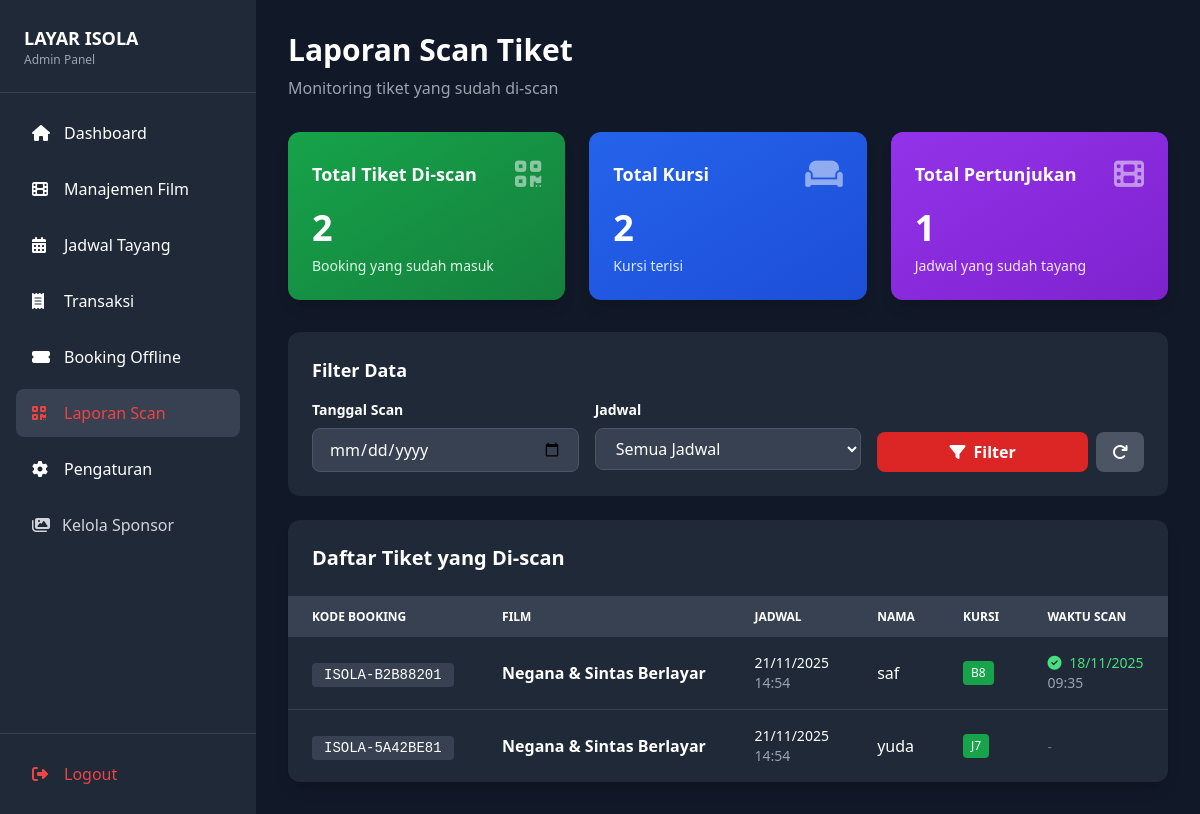
Screenshot of /admin/scan-reports.php (signed in) with the database file from the repository.
### tables this page shows
CREATE TABLE `settings` (
  `id` int(11) NOT NULL,
  `setting_key` varchar(100) NOT NULL,
  `setting_value` text DEFAULT NULL,
  `setting_type` varchar(50) DEFAULT 'text' COMMENT 'text, number, boolean, json',
  `description` text DEFAULT NULL,
  `updated_at` timestamp NULL DEFAULT current_timestamp() ON UPDATE current_timestamp()
);

CREATE TABLE `bookings` (
  `id` int(11) NOT NULL,
  `booking_code` varchar(20) NOT NULL,
  `schedule_id` int(11) NOT NULL,
  `customer_name` varchar(100) NOT NULL,
  `customer_email` varchar(100) DEFAULT NULL,
  `customer_phone` varchar(20) DEFAULT NULL,
  `seats` text NOT NULL COMMENT 'JSON array seat labels',
  `total_seats` int(11) NOT NULL,
  `total_price` decimal(10,2) NOT NULL,
  `booking_status` enum('pending','confirmed','cancelled','expired','used') DEFAULT 'pending',
  `payment_status` enum('unpaid','paid','failed','refunded') DEFAULT 'unpaid',
  `booking_date` timestamp NULL DEFAULT current_timestamp(),
  `expired_at` timestamp NULL DEFAULT NULL COMMENT 'Waktu booking akan expired jika belum bayar',
  `email_sent` tinyint(1) DEFAULT 0,
  `email_sent_at` timestamp NULL DEFAULT NULL,
  `used_at` timestamp NULL DEFAULT NULL
);

CREATE TABLE `schedules` (
  `id` int(11) NOT NULL,
  `film_id` int(11) NOT NULL,
  `show_date` date NOT NULL,
  `show_time` time NOT NULL,
  `price` decimal(10,2) NOT NULL,
  `promo_price` decimal(10,2) DEFAULT NULL,
  `is_promo` tinyint(1) DEFAULT 0,
  `promo_start_date` date DEFAULT NULL,
  `promo_end_date` date DEFAULT NULL,
  `available_seats` int(11) DEFAULT 50 COMMENT 'Jumlah kursi tersedia',
  `total_seats` int(11) DEFAULT 50 COMMENT 'Total kursi di studio',
  `status` enum('active','inactive','full') DEFAULT 'active',
  `created_at` timestamp NULL DEFAULT current_timestamp()
);

### includes/functions.php (called while the page is built, shortened)
<?php
function getSetting($key, $default = '') {
    global $conn;
    $stmt = $conn->prepare("SELECT setting_value FROM settings WHERE setting_key = ?");
    $stmt->bind_param("s", $key);
    $stmt->execute();
    $result = $stmt->get_result();
    if ($row = $result->fetch_assoc()) {
        return $row['setting_value'];
    }
    return $default;
}
function formatTime($time) {
    return date('H:i', strtotime($time));
}
?>

### admin/scan-reports.php (the view, shortened to what this page needs)
<?php
require_once '../includes/config.php';
$filterDate = isset($_GET['date']) ? $_GET['date'] : '';
$whereConditions = ["b.booking_status = 'used'"];
$params = [];
$types = '';
$whereClause = implode(' AND ', $whereConditions);
$statsQuery = "SELECT
    COUNT(*) as total_scanned,
    COUNT(DISTINCT b.schedule_id) as total_shows,
    SUM(b.total_seats) as total_seats_scanned,
    DATE(b.used_at) as scan_date
FROM bookings b
WHERE $whereClause";
if (!empty($params)) {
    $stmt = $conn->prepare($statsQuery);
    if (!empty($types)) {
        $stmt->bind_param($types, ...$params);
    }
    $stmt->execute();
    $statsResult = $stmt->get_result();
} else {
    $statsResult = $conn->query($statsQuery);
}
$stats = $statsResult->fetch_assoc();
$scannedQuery = "SELECT b.*, f.title, s.show_date, s.show_time,
    f.is_double_feature, f2.title as second_title
FROM bookings b
JOIN schedules s ON b.schedule_id = s.id
JOIN films f ON s.film_id = f.id
LEFT JOIN films f2 ON f.second_film_id = f2.id
WHERE $whereClause
ORDER BY b.used_at DESC";
if (!empty($params)) {
    $stmt = $conn->prepare($scannedQuery);
    if (!empty($types)) {
        $stmt->bind_param($types, ...$params);
    }
    $stmt->execute();
    $scannedTickets = $stmt->get_result();
} else {
    $scannedTickets = $conn->query($scannedQuery);
}
?>
<!DOCTYPE html>
<html lang="id">
<head>
    <script src="https://cdn.tailwindcss.com"></script>
    <link rel="stylesheet" href="https://cdnjs.cloudflare.com/ajax/libs/font-awesome/6.4.0/css/all.min.css">
</head>
<body class="bg-gray-900 text-white">
    <div class="flex">
        <?php include 'includes/sidebar.php'; ?>
        <main class="flex-1 p-6 lg:p-8">
            <div class="mb-8">
                <h1 class="text-3xl font-bold mb-2">Laporan Scan Tiket</h1>
                <p class="text-gray-400">Monitoring tiket yang sudah di-scan</p>
            </div>
            <div class="grid grid-cols-1 md:grid-cols-3 gap-6 mb-8">
                <div class="bg-gradient-to-br from-green-600 to-green-700 rounded-xl p-6 shadow-lg">
                    <div class="flex items-center justify-between mb-4">
                        <h3 class="text-lg font-semibold">Total Tiket Di-scan</h3>
                        <i class="fas fa-qrcode text-3xl opacity-50"></i>
                    </div>
                    <p class="text-4xl font-bold"><?php echo $stats['total_scanned'] ?? 0; ?></p>
                    <p class="text-sm text-green-100 mt-2">Booking yang sudah masuk</p>
                </div>
                <div class="bg-gradient-to-br from-blue-600 to-blue-700 rounded-xl p-6 shadow-lg">
                    <div class="flex items-center justify-between mb-4">
                        <h3 class="text-lg font-semibold">Total Kursi</h3>
                        <i class="fas fa-couch text-3xl opacity-50"></i>
                    </div>
                    <p class="text-4xl font-bold"><?php echo $stats['total_seats_scanned'] ?? 0; ?></p>
                    <p class="text-sm text-blue-100 mt-2">Kursi terisi</p>
                </div>
                <div class="bg-gradient-to-br from-purple-600 to-purple-700 rounded-xl p-6 shadow-lg">
                    <div class="flex items-center justify-between mb-4">
                        <h3 class="text-lg font-semibold">Total Pertunjukan</h3>
                        <i class="fas fa-film text-3xl opacity-50"></i>
                    </div>
                    <p class="text-4xl font-bold"><?php echo $stats['total_shows'] ?? 0; ?></p>
                    <p class="text-sm text-purple-100 mt-2">Jadwal yang sudah tayang</p>
                </div>
            </div>
            <div class="bg-gray-800 rounded-xl p-6 mb-6">
                <h3 class="text-lg font-semibold mb-4">Filter Data</h3>
                <form method="GET" class="grid grid-cols-1 md:grid-cols-3 gap-4">
                    <div>
                        <label class="block text-sm font-semibold mb-2">Tanggal Scan</label>
                        <input type="date" name="date" value="<?php echo htmlspecialchars($filterDate); ?>" class="w-full px-4 py-2 bg-gray-700 border border-gray-600 rounded-lg focus:outline-none focus:border-red-500">
                    </div>
                    <div>
                        <label class="block text-sm font-semibold mb-2">Jadwal</label>
                        <select name="schedule" class="w-full px-4 py-2 bg-gray-700 border border-gray-600 rounded-lg focus:outline-none focus:border-red-500">
                            <option value="0">Semua Jadwal</option>
                        </select>
                    </div>
                    <div class="flex items-end gap-2">
                        <button type="submit" class="flex-1 bg-red-600 hover:bg-red-700 text-white font-bold py-2 px-4 rounded-lg transition">
                            <i class="fas fa-filter mr-2"></i>Filter
                        </button>
                        <a href="scan-reports.php" class="bg-gray-600 hover:bg-gray-700 text-white font-bold py-2 px-4 rounded-lg transition">
                            <i class="fas fa-redo"></i>
                        </a>
                    </div>
                </form>
            </div>
            <div class="bg-gray-800 rounded-xl shadow-lg overflow-hidden">
                <div class="p-6 border-b border-gray-700">
                    <h2 class="text-xl font-bold">Daftar Tiket yang Di-scan</h2>
                </div>
                <div class="overflow-x-auto">
                    <table class="w-full">
                        <thead class="bg-gray-700">
                            <tr>
                                <th class="px-6 py-3 text-left text-xs font-semibold uppercase">Kode Booking</th>
                                <th class="px-6 py-3 text-left text-xs font-semibold uppercase">Film</th>
                                <th class="px-6 py-3 text-left text-xs font-semibold uppercase">Jadwal</th>
                                <th class="px-6 py-3 text-left text-xs font-semibold uppercase">Nama</th>
                                <th class="px-6 py-3 text-left text-xs font-semibold uppercase">Kursi</th>
                                <th class="px-6 py-3 text-left text-xs font-semibold uppercase">Waktu Scan</th>
                            </tr>
                        </thead>
                        <tbody class="divide-y divide-gray-700">
                            <?php if ($scannedTickets && $scannedTickets->num_rows > 0): ?>
                                <?php while ($ticket = $scannedTickets->fetch_assoc()): ?>
                                    <?php
                                    $seats = json_decode($ticket['seats'], true);
                                    $filmTitle = $ticket['title'];
                                    if ($ticket['is_double_feature'] == 1 && !empty($ticket['second_title'])) {
                                        $filmTitle .= ' & ' . $ticket['second_title'];
                                    }
                                    ?>
                                    <tr class="hover:bg-gray-700 transition">
                                        <td class="px-6 py-4">
                                            <span class="font-mono text-sm bg-gray-700 px-3 py-1 rounded"><?php echo htmlspecialchars($ticket['booking_code']); ?></span>
                                        </td>
                                        <td class="px-6 py-4 font-semibold"><?php echo htmlspecialchars($filmTitle); ?></td>
                                        <td class="px-6 py-4">
                                            <div class="text-sm">
                                                <div><?php echo date('d/m/Y', strtotime($ticket['show_date'])); ?></div>
                                                <div class="text-gray-400"><?php echo formatTime($ticket['show_time']); ?></div>
                                            </div>
                                        </td>
                                        <td class="px-6 py-4"><?php echo htmlspecialchars($ticket['customer_name']); ?></td>
                                        <td class="px-6 py-4">
                                            <div class="flex flex-wrap gap-1">
                                                <?php foreach ($seats as $seat): ?>
                                                    <span class="bg-green-600 text-white text-xs px-2 py-1 rounded"><?php echo htmlspecialchars($seat); ?></span>
                                                <?php endforeach; ?>
                                            </div>
                                        </td>
                                        <td class="px-6 py-4">
                                            <?php if (!empty($ticket['used_at'])): ?>
                                                <div class="text-sm">
                                                    <div class="text-green-400">
                                                        <i class="fas fa-check-circle mr-1"></i>
                                                        <?php echo date('d/m/Y', strtotime($ticket['used_at'])); ?>
                                                    </div>
                                                    <div class="text-gray-400"><?php echo date('H:i', strtotime($ticket['used_at'])); ?></div>
                                                </div>
                                            <?php else: ?>
                                                <span class="text-gray-500 text-sm">-</span>
                                            <?php endif; ?>
                                        </td>
                                    </tr>
                                <?php endwhile; ?>
                            <?php endif; ?>
                        </tbody>
                    </table>
                </div>
            </div>
        </main>
    </div>
</body>
</html>

### admin/includes/sidebar.php (shortened to what this page needs)
<aside id="sidebar" class="fixed lg:sticky top-0 left-0 h-screen bg-gray-800 w-64 transform -translate-x-full lg:translate-x-0 transition-transform duration-300 z-50 overflow-y-auto">
    <div class="p-6 border-b border-gray-700">
        <div class="flex items-center space-x-3">
            <div>
                <h2 class="font-bold text-lg"><?php echo getSetting('site_name', 'ISOLA SCREEN'); ?></h2>
                <p class="text-xs text-gray-400">Admin Panel</p>
            </div>
        </div>
    </div>
    <nav class="p-4">
        <ul class="space-y-2">
            <li>
                <a href="dashboard.php" class="flex items-center space-x-3 px-4 py-3 rounded-lg hover:bg-gray-700 transition <?php echo basename($_SERVER['PHP_SELF']) == 'dashboard.php' ? 'bg-gray-700 text-red-500' : ''; ?>">
                    <i class="fas fa-home w-5"></i>
                    <span>Dashboard</span>
                </a>
            </li>
            <li>
                <a href="films.php" class="flex items-center space-x-3 px-4 py-3 rounded-lg hover:bg-gray-700 transition <?php echo basename($_SERVER['PHP_SELF']) == 'films.php' ? 'bg-gray-700 text-red-500' : ''; ?>">
                    <i class="fas fa-film w-5"></i>
                    <span>Manajemen Film</span>
                </a>
            </li>
            <li>
                <a href="schedules.php" class="flex items-center space-x-3 px-4 py-3 rounded-lg hover:bg-gray-700 transition <?php echo basename($_SERVER['PHP_SELF']) == 'schedules.php' ? 'bg-gray-700 text-red-500' : ''; ?>">
                    <i class="fas fa-calendar-alt w-5"></i>
                    <span>Jadwal Tayang</span>
                </a>
            </li>
            <li>
                <a href="transactions.php" class="flex items-center space-x-3 px-4 py-3 rounded-lg hover:bg-gray-700 transition <?php echo basename($_SERVER['PHP_SELF']) == 'transactions.php' ? 'bg-gray-700 text-red-500' : ''; ?>">
                    <i class="fas fa-receipt w-5"></i>
                    <span>Transaksi</span>
                </a>
            </li>
            <li>
                <a href="create-offline-booking.php" class="flex items-center space-x-3 px-4 py-3 rounded-lg hover:bg-gray-700 transition <?php echo basename($_SERVER['PHP_SELF']) == 'create-offline-booking.php' ? 'bg-gray-700 text-red-500' : ''; ?>">
                    <i class="fas fa-ticket-alt w-5"></i>
                    <span>Booking Offline</span>
                </a>
            </li>
            <li>
                <a href="scan-reports.php" class="flex items-center space-x-3 px-4 py-3 rounded-lg hover:bg-gray-700 transition <?php echo basename($_SERVER['PHP_SELF']) == 'scan-reports.php' ? 'bg-gray-700 text-red-500' : ''; ?>">
                    <i class="fas fa-qrcode w-5"></i>
                    <span>Laporan Scan</span>
                </a>
            </li>
            <li>
                <a href="settings.php" class="flex items-center space-x-3 px-4 py-3 rounded-lg hover:bg-gray-700 transition <?php echo basename($_SERVER['PHP_SELF']) == 'settings.php' ? 'bg-gray-700 text-red-500' : ''; ?>">
                    <i class="fas fa-cog w-5"></i>
                    <span>Pengaturan</span>
                </a>
            </li>
            <li class="mb-2">
                <a href="sponsors.php" class="flex items-center px-4 py-3 text-gray-300 hover:bg-gray-700 hover:text-white rounded-lg transition <?php echo basename($_SERVER['PHP_SELF']) == 'sponsors.php' ? 'bg-gray-700 text-white' : ''; ?>">
                    <i class="fas fa-images mr-3"></i>
                    <span>Kelola Sponsor</span>
                </a>
            </li>
        </ul>
    </nav>
    <div class="absolute bottom-0 left-0 right-0 p-4 border-t border-gray-700 bg-gray-800">
        <a href="logout.php" class="flex items-center space-x-3 px-4 py-3 rounded-lg hover:bg-red-600 transition text-red-500 hover:text-white">
            <i class="fas fa-sign-out-alt w-5"></i>
            <span>Logout</span>
        </a>
    </div>
</aside>

### rows the page displays
settings: setting_value "LAYAR ISOLA"
bookings: booking_code "ISOLA-B2B88201", filmTitle "Negana & Sintas Berlayar", schedule.show_date "21/11/2025", schedule.show_time "14:54", customer_name "saf", seats "B8", used_at "18/11/2025", used_at "09:35"
bookings: booking_code "ISOLA-5A42BE81", filmTitle "Negana & Sintas Berlayar", schedule.show_date "21/11/2025", schedule.show_time "14:54", customer_name "yuda", seats "J7"

### other values shown
$stats['total_scanned'] "2"
$stats['total_seats_scanned'] "2"
$stats['total_shows'] "1"
